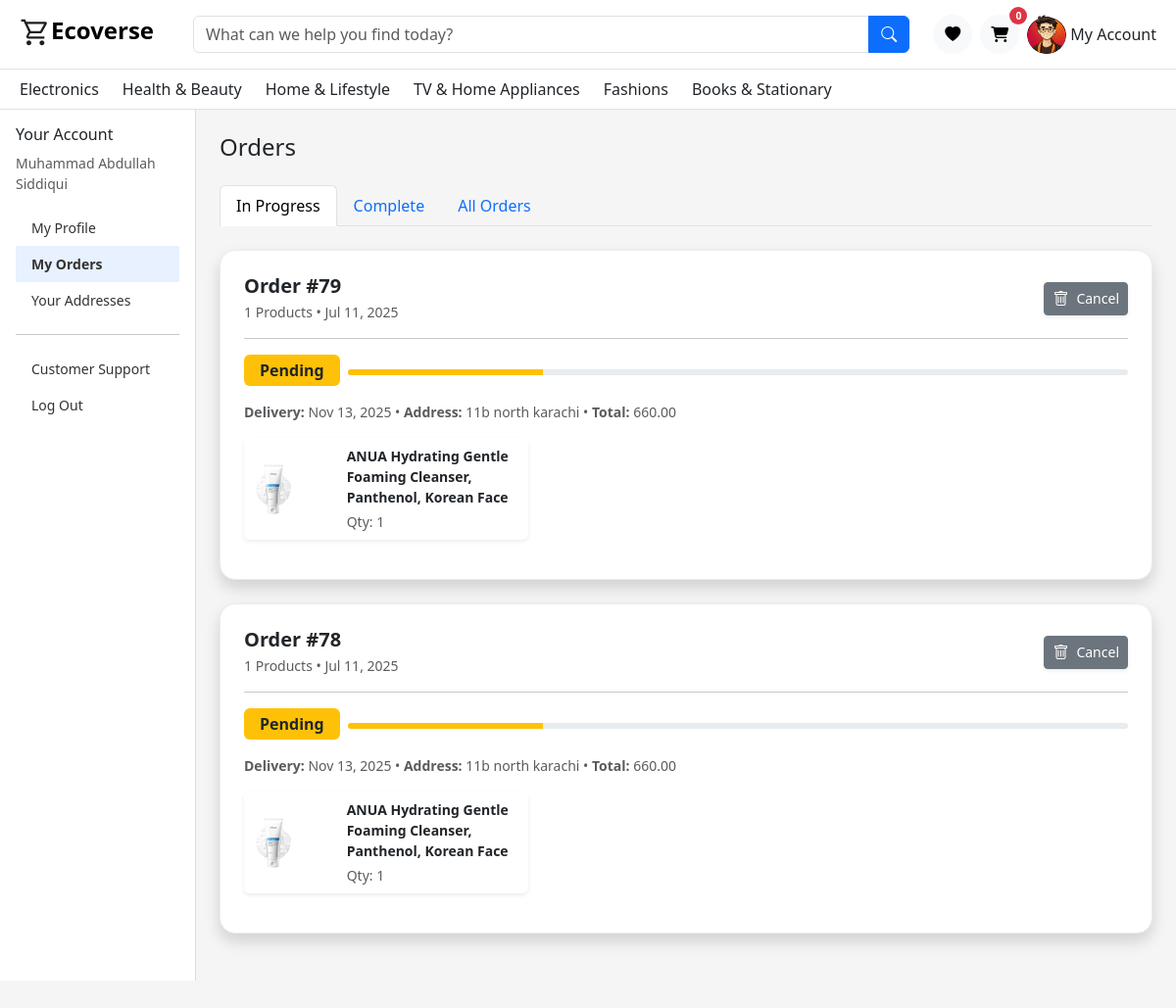
The app's page /Client/Profile.php (signed in) with its own data.
### tables this page shows
CREATE TABLE `users` (
  `id` int(11) NOT NULL,
  `name` varchar(100) NOT NULL,
  `email` varchar(100) NOT NULL,
  `password` varchar(255) NOT NULL,
  `phone` varchar(20) DEFAULT NULL,
  `role` enum('user','admin') DEFAULT 'user',
  `status` enum('active','inactive') DEFAULT 'active',
  `created_at` datetime DEFAULT current_timestamp(),
  `updated_at` datetime DEFAULT current_timestamp() ON UPDATE current_timestamp(),
  `user_profile` varchar(255) NOT NULL DEFAULT '',
  `gender` enum('male','female') DEFAULT 'male',
  `email_token` varchar(255) DEFAULT NULL,
  `token_expiry` datetime DEFAULT NULL
);

CREATE TABLE `categories` (
  `id` int(11) NOT NULL,
  `name` varchar(100) NOT NULL
);

CREATE TABLE `orders` (
  `id` int(11) NOT NULL,
  `user_id` int(11) DEFAULT NULL,
  `address_id` int(11) DEFAULT NULL,
  `total` decimal(10,2) DEFAULT NULL,
  `status` enum('pending','shipped','delivered','cancelled') DEFAULT 'pending',
  `created_at` timestamp NOT NULL DEFAULT current_timestamp(),
  `payment_method` enum('Cash','Card','UPI','Wallet') NOT NULL
);

CREATE TABLE `addresses` (
  `id` int(11) NOT NULL,
  `user_id` int(11) NOT NULL,
  `full_name` varchar(100) NOT NULL,
  `phone` varchar(20) DEFAULT NULL,
  `address_line1` varchar(255) NOT NULL,
  `city` varchar(100) NOT NULL,
  `country` varchar(100) DEFAULT 'Pakistan',
  `type` enum('billing','shipping') NOT NULL,
  `created_at` timestamp NOT NULL DEFAULT current_timestamp(),
  `updated_at` timestamp NOT NULL DEFAULT current_timestamp()
);

CREATE TABLE `order_items` (
  `id` int(11) NOT NULL,
  `order_id` int(11) DEFAULT NULL,
  `product_id` int(11) DEFAULT NULL,
  `quantity` int(11) DEFAULT NULL,
  `price` decimal(10,2) DEFAULT NULL
);

CREATE TABLE `product_images` (
  `id` int(11) NOT NULL,
  `product_id` int(11) DEFAULT NULL,
  `image_url` varchar(255) DEFAULT NULL
);

CREATE TABLE `products` (
  `id` int(11) NOT NULL,
  `name` varchar(200) NOT NULL,
  `description` text DEFAULT NULL,
  `price` decimal(10,2) DEFAULT NULL,
  `subcategory_id` int(11) DEFAULT NULL,
  `created_at` datetime DEFAULT current_timestamp(),
  `brand_id` int(11) DEFAULT NULL,
  `category_id` int(11) DEFAULT NULL,
  `status` varchar(50) NOT NULL DEFAULT 'In Stock'
);

### Client/Profile.php (the view, shortened to what this page needs)
<?php
include './includes/Navbar.php';
include("../Server/Admin-Panel/config/db.php");
$user_id = $_SESSION['user_id'];
?>
<link href="https://cdn.jsdelivr.net/npm/bootstrap@5.3.3/dist/css/bootstrap.min.css" rel="stylesheet" />
<link href="https://cdnjs.cloudflare.com/ajax/libs/font-awesome/6.5.0/css/all.min.css" rel="stylesheet" />
<div class="container-fluid">
  <div class="row">
    <?php
    $sql = "SELECT * FROM users WHERE id = $user_id";
    $result = $conn->query($sql);
    if ($row = $result->fetch_assoc()) {
    ?>
      <div id="sidebar_mob"  class="col-12 col-md-3 col-lg-2 sidebar p-0">
        <div class="p-3">
          <h6>Your Account</h6>
          <small class="text-muted d-block mb-3"><?= htmlspecialchars($row['name']) ?></small>
          <a href="./homeprofile.php" id="Home">My Profile</a>
          <a href="./Profile.php" id='myorders' class="active">My Orders</a>
          <a href="#">Your Addresses</a>
          <hr />
          <a href="./customer_support.php">Customer Support</a>
          <a href="./logout.php">Log Out</a>
        </div>
      </div>
    <?php
    }
    ?>
    <div class="col-md-9 col-lg-10 p-4">
      <h4 class="mb-4">Orders</h4>
      <ul class="nav nav-tabs mb-4" id="orderTabs" role="tablist">
        <li class="nav-item" role="presentation">
          <button class="nav-link active" data-bs-toggle="tab" data-bs-target="#current">In Progress</button>
        </li>
        <li class="nav-item" role="presentation">
          <button class="nav-link" data-bs-toggle="tab" data-bs-target="#unpaid">Complete</button>
        </li>
        <li class="nav-item" role="presentation">
          <button class="nav-link" data-bs-toggle="tab" data-bs-target="#all">All Orders</button>
        </li>
      </ul>
      <div class="tab-content">
        <div class="tab-pane fade show active" id="current">
          <?php
          $sql_pending_shipped = "
SELECT
    o.id AS order_id,
    o.user_id,
    o.created_at,
    o.status,
    o.total,
    a.address_line1 AS address,
    COUNT(oi.id) AS product_count_ps
FROM orders o
INNER JOIN addresses a ON o.address_id = a.id
INNER JOIN order_items oi ON o.id = oi.order_id
WHERE o.user_id = $user_id
AND o.status IN ('pending', 'shipped')
GROUP BY o.id, o.user_id, o.created_at, o.status, o.total, a.address_line1
ORDER BY o.created_at DESC";
          $result_pending_shipped = $conn->query($sql_pending_shipped);
          if ($result_pending_shipped->num_rows > 0) {
            while ($order_ps = $result_pending_shipped->fetch_assoc()) {
          ?>
              <div class="order-card shadow rounded-4 p-4 mb-4 bg-white border border-light-subtle">
                <div class="d-flex flex-column flex-md-row justify-content-between align-items-start align-items-md-center gap-2">
                  <div>
                    <h5 class="mb-1 text-dark fw-semibold">Order #<?= $order_ps['order_id'] ?></h5>
                    <div class="text-muted small">
                      <?= $order_ps['product_count_ps'] ?> Products • <?= date('M d, Y', strtotime($order_ps['created_at'])) ?>
                    </div>
                  </div>
                  <div class="d-flex flex-wrap gap-2 mt-2 mt-md-0">
                      <?php if ($order_ps['status'] === 'pending') { ?>
                        <button onclick="orderCancel(<?= $order_ps['order_id']  ?>)" class="btn btn-sm btn-secondary d-inline-flex align-items-center gap-2 shadow-sm">
                          <i class="bi bi-trash fs-6"></i>
                          <span>Cancel</span>
                        </button>
                      <?php } ?>
                  </div>
                </div>
                <hr class="my-3">
                <?php
                $badgeClass = '';
                $progress = 0;
                if ($order_ps['status'] === "pending") {
                  $badgeClass = 'bg-warning text-dark';
                  $progress = 25;
                } elseif ($order_ps['status'] === "shipped") {
                  $badgeClass = 'bg-primary';
                  $progress = 50;
                } elseif ($order_ps['status'] === "delivered") {
                  $badgeClass = 'bg-success';
                  $progress = 100;
                } elseif ($order_ps['status'] === "cancelled") {
                  $badgeClass = 'bg-danger';
                  $progress = 0;
                }
                ?>
                <div class="d-flex flex-wrap gap-2 align-items-center mb-3">
                  <span class="badge <?= $badgeClass ?> text-capitalize px-3 py-2 fs-6"><?= $order_ps['status'] ?></span>
                  <div class="flex-grow-1">
                    <div class="progress mt-1" style="height: 6px;">
                      <div class="progress-bar <?= $badgeClass ?>" role="progressbar" style="width: <?= $progress ?>%;" aria-valuenow="<?= $progress ?>" aria-valuemin="0" aria-valuemax="100"></div>
                    </div>
                  </div>
                </div>
                <div class="small text-muted mb-3">
                  <strong>Delivery:</strong> Nov 13, 2025 •
                  <strong>Address:</strong> <?= $order_ps['address'] ?> •
                  <strong>Total:</strong> <?= $order_ps['total'] ?>
                </div>
                <div class="row g-3">
                  <?php
                  $order_id_ps = $order_ps['order_id'];
                  $itemsSql_ps = "
SELECT
  products.name AS product_name,
  product_images.image_url,
  order_items.quantity
FROM order_items
INNER JOIN products ON products.id = order_items.product_id
INNER JOIN product_images ON product_images.product_id = products.id
WHERE order_items.order_id = $order_id_ps";
                  $itemsResult_ps = $conn->query($itemsSql_ps);
                  while ($item_ps = $itemsResult_ps->fetch_assoc()) {
                  ?>
                    <div class="col-12 col-md-6 col-lg-4 mb-3">
                      <div class="card h-100 border-0 shadow-sm hover-shadow transition">
                        <div class="row g-0 align-items-center">
                          <div class="col-4">
                            <img src="../Server/uploads/<?= $item_ps['image_url'] ?>" alt="Product" class="img-fluid rounded-start">
                          </div>
                          <div class="col-8">
                            <div class="card-body p-2">
                              <p class="small mb-1 fw-semibold"><?= $item_ps['product_name'] ?></p>
                              <div class="text-muted small">Qty: <?= $item_ps['quantity'] ?></div>
                            </div>
                          </div>
                        </div>
                      </div>
                    </div>
                  <?php } ?>
                </div>
              </div>
          <?php }
          } else {
            echo '<h2 class="text-center text-muted py-5">No in-progress orders found.</h2>';
          } ?>
        </div>
      </div>
    </div>

### Client/includes/Navbar.php (shortened to what this page needs)
<?php
 include("../Server/Admin-Panel/config/db.php");
 if (isset($_SESSION['user_id'])) {
   $user_id = $_SESSION['user_id'];
   $sql = "SELECT * FROM users WHERE id = $user_id ";
   $result = $conn->query($sql);
   if ($row = $result->fetch_assoc()) {
     $profile = $row['user_profile'];
   }
 }
 ?>
<nav class="navbar navbar-expand-lg bg-white border-bottom py-2  navbar_desktop  ">
  <div class="container-fluid mx-2">
    <a class="navbar-brand d-flex align-items-start fs-4" href="./index.php">
      <strong class="mb-2"><img height="32px" src="./Assets/Images/shopping_cart_37dp_1F1F1F_FILL0_wght400_GRAD0_opsz40.svg" alt="">Ecoverse</strong>
    </a>
    <form autocomplete="off" class="d-flex flex-grow-1 mx-4 position-relative" role="search" id="searchForm">
      <div class="input-group flex-grow-1">
        <input
          class="form-control search-box searchInput"
          type="search"
          placeholder="What can we help you find today?"
          oninput="searchFunc(this.value)" />
        <button id="search-btn" class="btn btn-primary " type="submit">
          <i class="bi bi-search"></i>
        </button>
      </div>
    </form>
    <div class="d-flex align-items-center gap-2">
      <a href="#"
        class="btn btn-light rounded-circle p-0 d-flex align-items-center justify-content-center position-relative"
        style="width: 40px; height: 40px;">
        <i class="	bi bi-heart-fill"></i>
      </a>
      <a onclick="checkauth('cart')"
        class="btn btn-light rounded-circle p-0 d-flex align-items-center justify-content-center position-relative"
        style="width: 40px; height: 40px;">
        <i class="fas fa-cart-shopping"></i>
        <span
          class="position-absolute top-0 start-100 translate-middle badge bg-danger rounded-circle d-flex align-items-center justify-content-center " id='cartCount'
          style="width: 18px; height: 18px; font-size: 0.65rem;">
         <?= isset($_SESSION['cart']) ? count($_SESSION['cart']) : 0; ?>
        </span>
      </a>
      <div class="dropdown">
        <a class="nav-link d-flex align-items-center" href="#" data-bs-toggle="dropdown">
          <img src="<?= empty($profile) ? './Assets/Images/user.png' : '../Server/uploads/' . $profile ?>" width="40" height="40" class="rounded-circle me-1">
          My Account
        </a>
      </div>
    </div>
  </div>
</nav>
<nav class="bg-white border-bottom py-2  navbar_desktop ">
  <div class="container-fluid mx-2 d-flex justify-content-between">
    <div class="d-flex gap-4 flex-wrap">
      <?php
       $sql = "SELECT * FROM categories";
       $result = $conn->query($sql);
       while ($row = $result->fetch_assoc()) {
       ?>
        <div class="dropdown">
          <a href="#" class="nav-link" data-bs-toggle="dropdown">
            <?= htmlspecialchars($row['name']) ?>
          </a>
        </div>
      <?php
       }
       ?>
    </div>
  </div>
</nav>

### Client/Assets/CSS/home.css (style rules this page uses)
.search-box { border-radius: 0; }
.nav-link { font-weight: 500; }

### Client/includes/Navbar.php (style rules this page uses)
.navbar_desktop { display: flex; }

### Client/Profile.php (style rules this page uses)
body { background: #f5f6f8; font-weight: 500; }
.sidebar { min-height: 100vh; background: white; border-right: 1px solid #ddd; }
.sidebar a { padding: 8px 16px; display: block; color: #333; text-decoration: none; font-size: 14px; }
.sidebar a.active { background-color: #e7f1ff; font-weight: 600; }
.order-card { border: 1px solid #ddd; background: #fff; border-radius: 8px; margin-bottom: 20px; padding: 20px; }
.order-card img { max-width: 60px; }

### Client/includes/mobile-icon.php (style rules this page uses)
body { padding-bottom: 60px; }

### records on screen
users: user_profile (picture), name "Muhammad Abdullah Siddiqui"
categories: name "Electronics"
categories: name "Health & Beauty"
categories: name "Home & Lifestyle"
categories: name "TV & Home Appliances"
categories: name "Fashions"
categories: name "Books & Stationary"
orders: id "79", product_count_ps "1", created_at "Jul 11, 2025", status "Pending", address.address_line1 "11b north karachi", total "660.00"
order_items: product_images.image_url (picture), product.name "ANUA Hydrating Gentle Foaming Cleanser, Panthenol, Korean Face", quantity "1"
orders: id "78", product_count_ps "1", created_at "Jul 11, 2025", status "Pending", address.address_line1 "11b north karachi", total "660.00"
order_items: product_images.image_url (picture), product.name "ANUA Hydrating Gentle Foaming Cleanser, Panthenol, Korean Face", quantity "1"
